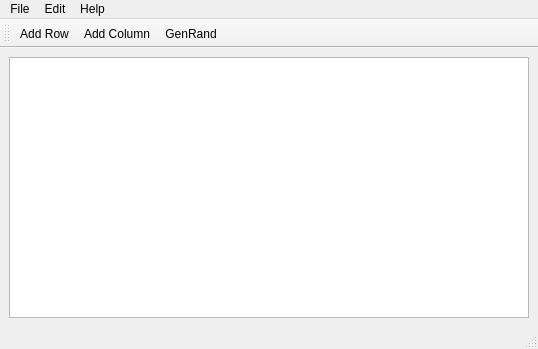
<?xml version="1.0" encoding="UTF-8"?>
<ui version="4.0">
 <class>MainWindow</class>
 <widget class="QMainWindow" name="MainWindow">
  <property name="geometry">
   <rect>
    <x>0</x>
    <y>0</y>
    <width>538</width>
    <height>349</height>
   </rect>
  </property>
  <property name="windowTitle">
   <string>MainWindow</string>
  </property>
  <widget class="QWidget" name="centralwidget">
   <layout class="QVBoxLayout" name="verticalLayout">
    <item>
     <widget class="QTableWidget" name="tableWidget"/>
    </item>
   </layout>
  </widget>
  <widget class="QMenuBar" name="menubar">
   <property name="geometry">
    <rect>
     <x>0</x>
     <y>0</y>
     <width>538</width>
     <height>22</height>
    </rect>
   </property>
   <widget class="QMenu" name="menuFile">
    <property name="title">
     <string>File</string>
    </property>
    <addaction name="actionNew"/>
    <addaction name="actionOpen"/>
    <addaction name="actionSave"/>
    <addaction name="actionExit"/>
   </widget>
   <widget class="QMenu" name="menuEdit">
    <property name="title">
     <string>Edit</string>
    </property>
    <addaction name="actionAdd_Row"/>
    <addaction name="actionDelete_row"/>
    <addaction name="actionAdd_Column"/>
    <addaction name="actionDelete_column"/>
    <addaction name="separator"/>
    <addaction name="actionGenRand"/>
   </widget>
   <widget class="QMenu" name="menuHelp">
    <property name="title">
     <string>Help</string>
    </property>
    <addaction name="actionAbout"/>
   </widget>
   <addaction name="menuFile"/>
   <addaction name="menuEdit"/>
   <addaction name="menuHelp"/>
  </widget>
  <widget class="QStatusBar" name="statusbar"/>
  <widget class="QToolBar" name="toolBar">
   <property name="windowTitle">
    <string>toolBar</string>
   </property>
   <property name="styleSheet">
    <string notr="true">height:14px</string>
   </property>
   <attribute name="toolBarArea">
    <enum>TopToolBarArea</enum>
   </attribute>
   <attribute name="toolBarBreak">
    <bool>false</bool>
   </attribute>
   <addaction name="actionAdd_Row"/>
   <addaction name="actionAdd_Column"/>
   <addaction name="actionGenRand"/>
  </widget>
  <action name="actionNew">
   <property name="text">
    <string>New</string>
   </property>
   <property name="shortcut">
    <string>Ctrl+N</string>
   </property>
  </action>
  <action name="actionOpen">
   <property name="text">
    <string>Open</string>
   </property>
   <property name="shortcut">
    <string>Ctrl+O</string>
   </property>
  </action>
  <action name="actionSave">
   <property name="text">
    <string>Save</string>
   </property>
   <property name="shortcut">
    <string>Ctrl+S</string>
   </property>
  </action>
  <action name="actionExit">
   <property name="text">
    <string>Exit</string>
   </property>
  </action>
  <action name="actionAdd_Row">
   <property name="icon">
    <iconset resource="res.qrc">
     <normaloff>:/res/res/addRow.png</normaloff>:/res/res/addRow.png</iconset>
   </property>
   <property name="text">
    <string>Add Row</string>
   </property>
   <property name="shortcut">
    <string>Ctrl+Return</string>
   </property>
  </action>
  <action name="actionAdd_Column">
   <property name="icon">
    <iconset resource="res.qrc">
     <normaloff>:/res/res/addCol.png</normaloff>:/res/res/addCol.png</iconset>
   </property>
   <property name="text">
    <string>Add Column</string>
   </property>
   <property name="shortcut">
    <string>Ctrl+@</string>
   </property>
  </action>
  <action name="actionGenRand">
   <property name="icon">
    <iconset resource="res.qrc">
     <normaloff>:/res/res/genRand.png</normaloff>:/res/res/genRand.png</iconset>
   </property>
   <property name="text">
    <string>GenRand</string>
   </property>
   <property name="toolTip">
    <string>Generate random table</string>
   </property>
   <property name="shortcut">
    <string>Ctrl+R</string>
   </property>
  </action>
  <action name="actionDelete_row">
   <property name="text">
    <string>Delete row</string>
   </property>
  </action>
  <action name="actionDelete_column">
   <property name="text">
    <string>Delete column</string>
   </property>
  </action>
  <action name="actionAbout">
   <property name="text">
    <string>About</string>
   </property>
  </action>
 </widget>
 <resources>
  <include location="res.qrc"/>
 </resources>
 <connections/>
</ui>
